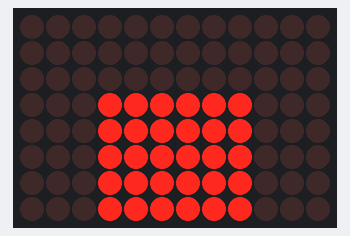
This sketch was run on a simulated Arduino Uno R4 WiFi. On the bench: 12×8 LED matrix. What the sketch prints to the serial monitor is not drawn.

Above: at 0.1 s.

The sketch:

12_pointer_buffer.ino
```cpp
#include <Arduino_LED_Matrix.h>

ArduinoLEDMatrix matrix;

float samples[] = {18.0f, 24.5f, 31.0f, 44.5f, 38.0f, 29.5f, 52.0f, 47.0f};
const int sampleCount = sizeof(samples) / sizeof(samples[0]);

uint8_t frame[8][12];

void clearFrame()
{
  for (int r = 0; r < 8; ++r) {
    for (int c = 0; c < 12; ++c) {
      frame[r][c] = 0;
    }
  }
}

float averageOf(const float *values, int count)
{
  if (values == nullptr || count <= 0) {
    return 0.0f;
  }

  float sum = 0.0f;
  for (const float *p = values; p < values + count; ++p) {
    sum += *p;
  }
  return sum / count;
}

float maxOf(const float *values, int count)
{
  if (values == nullptr || count <= 0) {
    return 0.0f;
  }

  float maxValue = *values;
  for (const float *p = values + 1; p < values + count; ++p) {
    if (*p > maxValue) {
      maxValue = *p;
    }
  }
  return maxValue;
}

int valueToHeight(float value, float maxValue)
{
  if (maxValue <= 0.0f) {
    return 0;
  }

  int height = (int)((value / maxValue) * 8.0f + 0.5f);
  if (height < 0) {
    return 0;
  }
  if (height > 8) {
    return 8;
  }
  return height;
}

void drawAverageBar(float average, float maxValue)
{
  clearFrame();

  int height = valueToHeight(average, maxValue);
  for (int c = 3; c <= 8; ++c) {
    for (int r = 7; r >= 8 - height; --r) {
      frame[r][c] = 1;
    }
  }

  matrix.renderBitmap(frame, 8, 12);
}

void printSamples()
{
  Serial.println("samples by pointer:");
  int index = 0;
  for (const float *p = samples; p < samples + sampleCount; ++p) {
    Serial.print(index);
    Serial.print(": value=");
    Serial.print(*p, 1);
    Serial.print(" address=");
    Serial.println((uintptr_t)p, HEX);
    index++;
  }
}

void setup()
{
  Serial.begin(115200);
  matrix.begin();

  float average = averageOf(samples, sampleCount);
  float maxValue = maxOf(samples, sampleCount);

  printSamples();
  Serial.print("average=");
  Serial.println(average, 1);
  Serial.print("max=");
  Serial.println(maxValue, 1);

  drawAverageBar(average, maxValue);
}

void loop()
{
}
```
